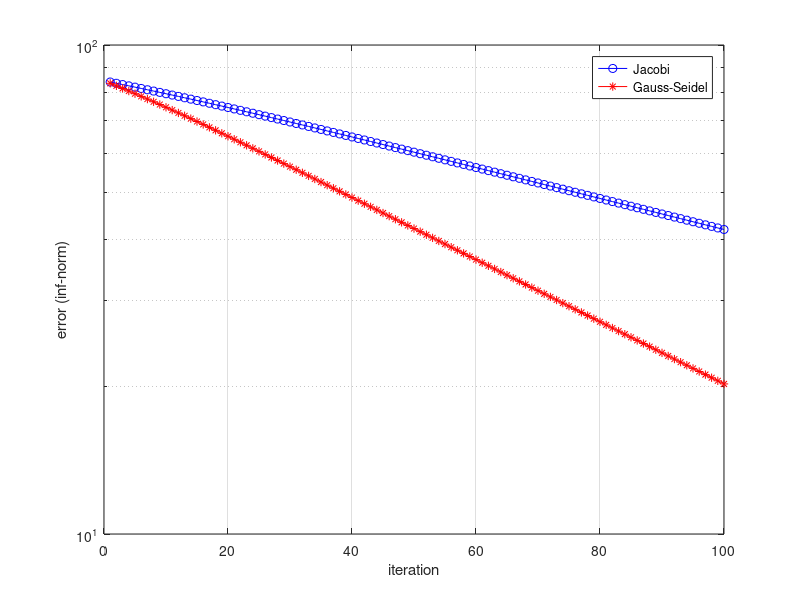

Here is the MATLAB script that generated this plot:
clear
close all
clc

n = 25;
a = 2.0;

A = a*eye(n);
for i = 1:n-1
    A(i,i+1) = -1;
    A(i+1,i) = -1;
end

b = ones(n,1);
x_true = A\b;

x0 = zeros(n,1);
m = 100;

D = diag(diag(A));
L = tril(A,-1);
U = triu(A,1);

x = x0;
errJ = zeros(m,1);
for k = 1:m
    x = D\(b - (L+U)*x);
    errJ(k) = norm(x - x_true, inf);
end

x = x0;
errG = zeros(m,1);
for k = 1:m
    x = (D+L)\(b - U*x);
    errG(k) = norm(x - x_true, inf);
end

it = 1:m;
figure;
semilogy(it, errJ, 'bo-', it, errG, 'r*-');
xlabel('iteration');
ylabel('error (inf-norm)');
legend('Jacobi','Gauss-Seidel');
grid on;
